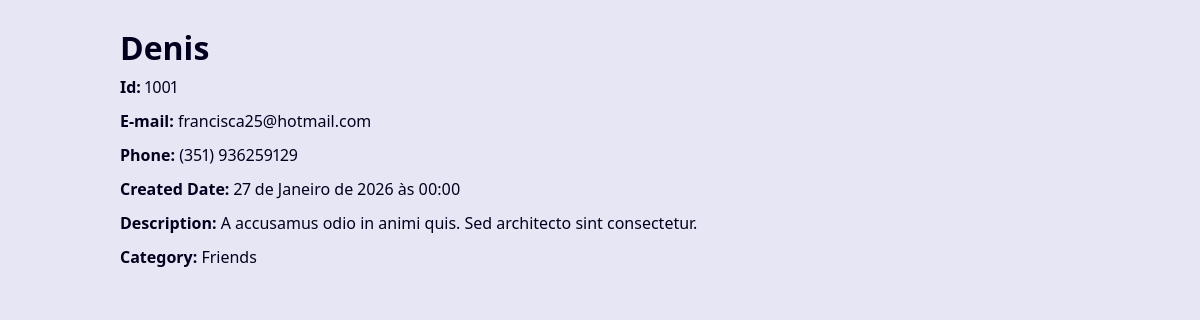
The page /1001 on the database its author committed.
### contact/models.py (models this page shows, shortened)
class Contact(models.Model):
    first_name = models.CharField(max_length=20)
    last_name = models.CharField(max_length=20)
    mobile_phone = models.CharField(max_length=9)
    email = models.EmailField(max_length=100, blank=True)
    created_date = models.DateTimeField(default=timezone.now)
    description = models.TextField(blank=True)
    picture = models.ImageField(blank=True, upload_to='pictures/%Y/%m/')
    show = models.BooleanField(default=True)
    category = models.ForeignKey(Category, on_delete=models.SET_NULL, blank=True, null=True)
    owner = models.ForeignKey(User, on_delete=models.SET_NULL, blank=True, null=True)

class Category(models.Model):
    class Meta:
        verbose_name = "Category"
        verbose_name_plural = "Categories"
    name = models.CharField(max_length=50)

### contact/views.py (the view)
# urls.py: path('<int:contact_id>', views.contact, name="contact"),
def contact(request, contact_id):
    single_contact = get_object_or_404(Contact.objects, id=contact_id, show=True)
    context = {
        'contact': single_contact,
        'page_title': f"Contact no. {contact_id}"
    }
    return render(
        request,
        'contact/contact.html',
        context
    )

### contact/templates/contact/contact.html
{% extends "global/base.html" %}
{% block content %}
    <div class="single-contact">
        <h1 class="single-contact-name">
            {{ contact.first_name }}
        </h1>
        <p><b>Id:</b> {{ contact.id }}</p>
        <p><b>E-mail:</b> {{ contact.email }}</p>
        <p><b>Phone:</b> {{ contact.mobile_phone }}</p>
        <p><b>Created Date:</b> {{ contact.created_date }}</p>
        <p><b>Description:</b> {{ contact.description }}</p>
        <p><b>Category:</b> {{ contact.category.name }}</p>
    </div>
{% endblock content %}

### base_static/global/css/style.css (style rules this page uses)
:root { --spacing: 1.5rem; --link-dark-color: rgb(0, 83, 134); --link-light-color: rgb(156, 217, 255); --clr-white: rgb(245, 245, 255); --clr-black: rgb(0, 0, 30); --clr-light-gray: rgb(230, 230, 245); --clr-dark-shadow-5: rgba(0, 0, 10, 5%); --clr-dark-shadow-10: rgba(0, 0, 10, 10%); --clr-dark-shadow-20: rgba(0, 0, 10, 20%); --clr-light-shadow-5: rgba(200, 200, 255, 5%); --clr-light-shadow-10: rgba(200, 200, 255, 10%); --clr-light-shadow-20: rgba(200, 200, 255, 20%); --main-page-width: 120rem; --table-min-width: 60rem; --biggest-font-size: 5rem; --bigger-font-size: 4rem; --big-font-size: 3.2rem; --medium-font-size: 2.4rem; --small-font-size: 1.6rem; --smaller-font-size: 1.4rem; --smallest-font-size: 1.2rem; --transition-fast: 300ms; --transition-medium: 600ms; --transition-slow: 1s; --default-border-radius: 4px; }
*, *::before, *::after { margin: 0; padding: 0; box-sizing: border-box; }
html { font-size: 62.5%; }
body { font-family: system-ui, -apple-system, BlinkMacSystemFont, 'Segoe UI', Roboto,Oxygen, Ubuntu, Cantarell, 'Open Sans', 'Helvetica Neue', sans-serif; line-height: 1.5; font-size: var(--small-font-size); color: var(--clr-black); -webkit-font-smoothing: antialiased; background: var(--clr-light-gray); }
@media (min-width: 600px) { .single-contact { max-width: 80%; margin: calc(var(--spacing) * 2) auto; } }
.single-contact h1 { margin: 1rem 0; }
.single-contact p { margin: 1rem 0; }

### rows shown on the page
Contact: first_name "Denis", id "1001", email "francisca25@hotmail.com", mobile_phone "(351) 936259129", created_date "27 de Janeiro de 2026 às 00:00", description "A accusamus odio in animi quis. Sed architecto sint consectetur.", category.name "Friends"
